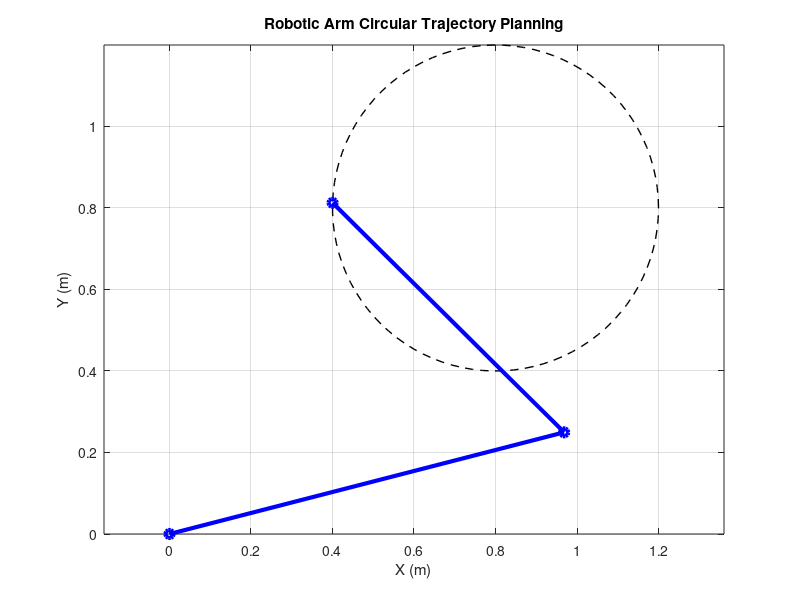

Source code (MATLAB): (Note: this script raises an error after producing the figure.)
% 30_robotics_arm_kinematics.m
% UniLab Robotics: 2-DOF Planar Arm Kinematics & Path Planning

clear all;
close all;
clc;

disp('🤖 UniLab Robotics Laboratory');
disp('==============================');

%% 1. Forward Kinematics (FK)
disp('--- 1. Forward Kinematics ---');
L1 = 1.0; L2 = 0.8; % Link lengths

function pos = arm_fk(theta1, theta2, L1, L2)
    % theta1, theta2 in radians
    x = L1 * cos(theta1) + L2 * cos(theta1 + theta2);
    y = L1 * sin(theta1) + L2 * sin(theta1 + theta2);
    pos = [x, y];
end

% Test FK
t1 = pi/4; t2 = pi/6;
p = arm_fk(t1, t2, L1, L2);
fprintf('Arm Tip Position for [%.2f, %.2f]: (%.2f, %.2f)\n', t1, t2, p(1), p(2));

%% 2. Inverse Kinematics (IK)
disp('--- 2. Inverse Kinematics ---');

function q = arm_ik(x, y, L1, L2)
    % Cosine law for theta2
    D = (x^2 + y^2 - L1^2 - L2^2) / (2 * L1 * L2);
    % Elbow down solution
    t2 = atan2(sqrt(1 - D^2), D);
    t1 = atan2(y, x) - atan2(L2 * sin(t2), L1 + L2 * cos(t2));
    q = [t1, t2];
end

% Test IK (should return original angles)
q_res = arm_ik(p(1), p(2), L1, L2);
disp('IK Result (Should match test FK angles):');
disp(q_res);

%% 3. Trajectory Generation (Circle Path)
disp('--- 3. Path Following Simulation ---');
N_pts = 100;
t_path = linspace(0, 2*pi, N_pts);
center = [0.8, 0.8]; radius = 0.4;

x_path = center(1) + radius * cos(t_path);
y_path = center(2) + radius * sin(t_path);

theta_hist = zeros(N_pts, 2);
for i = 1:N_pts
    theta_hist(i, :) = arm_ik(x_path(i), y_path(i), L1, L2);
end

figure;
plot(x_path, y_path, 'k--', 'LineWidth', 1); hold on;
% Draw arm at one point
q_ex = theta_hist(50, :);
j1 = [L1 * (cos(q_ex(1))), L1 * (sin(q_ex(1)))];
plot([0, j1(1), x_path(50)], [0, j1(2), y_path(50)], 'bo-', 'LineWidth', 3);
title('Robotic Arm Circular Trajectory Planning');
xlabel('X (m)'); ylabel('Y (m)');
axis equal; grid on;

%% 4. Interactive Simulation
disp(' ');
disp('--- 4. Interactive Robot Arm Animation ---');

function s_n = robot_step(s_c, p_p)
    s_n = s_c;
    s_n.t = s_c.t + 0.05;
    % Oscillate target
    xt = 0.8 + 0.3 * sin(s_n.t);
    yt = 0.8 + 0.3 * cos(s_n.t * 0.5);
    q = arm_ik(xt, yt, 1.0, 0.8);
    s_n.q = q;
    s_n.target = [xt, yt];
    s_n.h = [s_c.h; [xt, yt]];
    if size(s_n.h, 1) > 200, s_n.h = s_n.h(end-199:end, :); end
end

function robot_draw(ax, s)
    L1 = 1.0; L2 = 0.8;
    j1 = [L1 * (cos(s.q(1))), L1 * (sin(s.q(1)))];
    tip = [((j1(1)) + L2 * (cos(s.q(1) + s.q(2)))), ((j1(2)) + L2 * (sin(s.q(1) + s.q(2))))];
    
    plot(ax, s.h(:, 1), s.h(:, 2), 'g:', 'LineWidth', 1); hold(ax, 'on');
    plot(ax, [0, j1(1), tip(1)], [0, j1(2), tip(2)], 'b-o', 'LineWidth', 4, 'MarkerSize', 10);
    plot(ax, s.target(1), s.target(2), 'rx', 'MarkerSize', 15, 'LineWidth', 2);
    title(ax, 'Real-time Inverse Kinematics Tracking');
    xlim(ax, [-0.5, 2.0]); ylim(ax, [-0.5, 2.0]); grid(ax, 'on'); hold(ax, 'off');
end

st_r = struct('t', 0, 'q', [0, 0], 'target', [1.2, 0.5], 'h', []);
simulate('algorithm', 'step', @robot_step, 'draw', @robot_draw, 'state', st_r);

disp('Robotics Kinematics Session Complete.');
